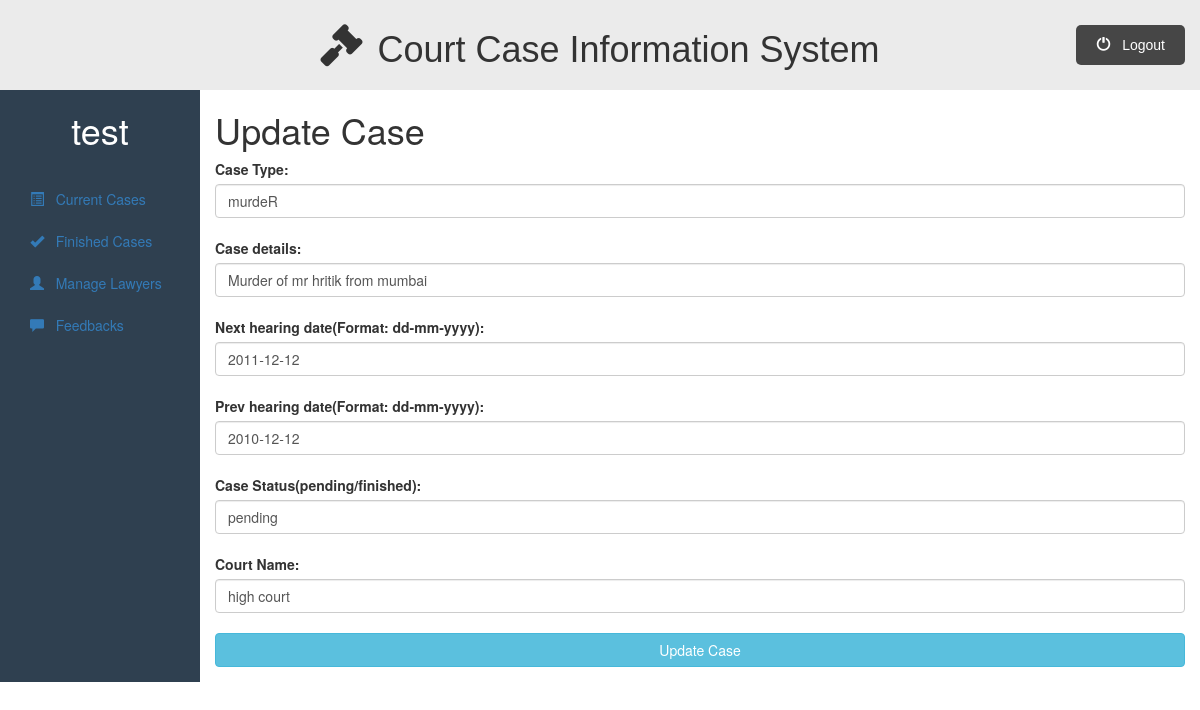
Page /admin_dashboard.php?q=updatecase&id=2 (signed in) on the earlier database version.
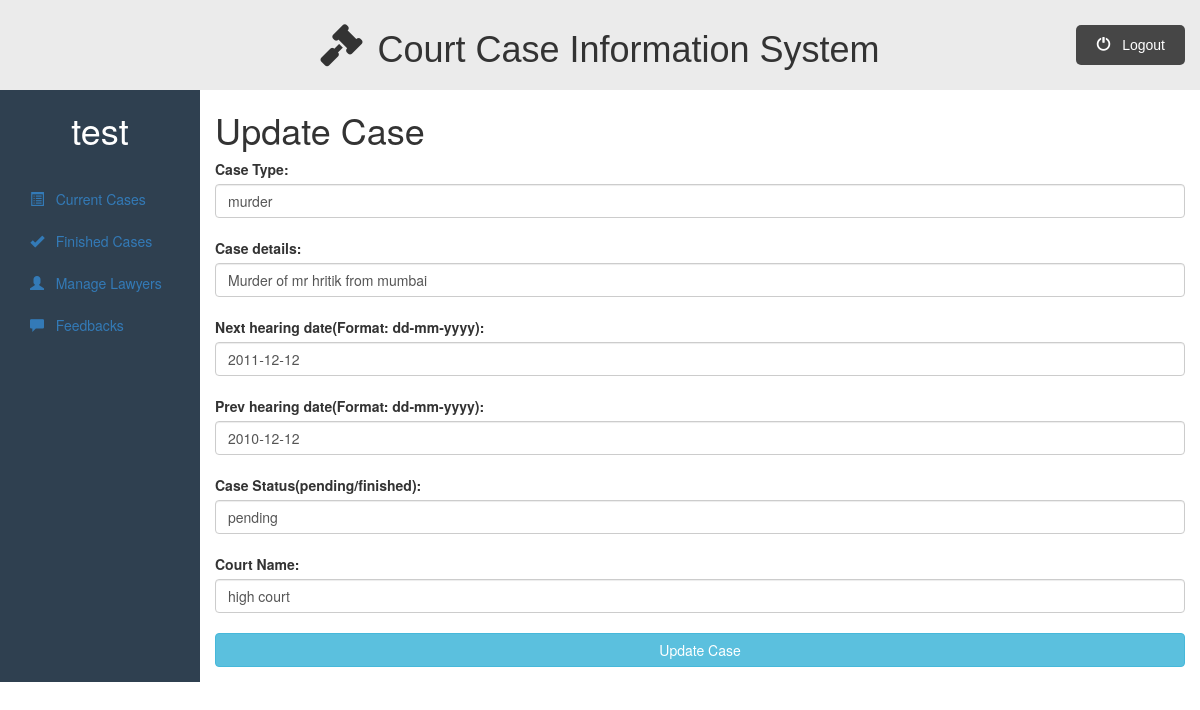
Same page on the later database version.
### tables this page shows
CREATE TABLE `cases` (
  `case_id` int(11) NOT NULL,
  `case_type` varchar(50) NOT NULL,
  `case_details` varchar(200) NOT NULL,
  `next_hearing_date` date DEFAULT NULL,
  `prev_hearing_date` date DEFAULT NULL,
  `case_status` varchar(50) NOT NULL,
  `court_name` varchar(50) DEFAULT NULL,
  `lawyer_id_assigned` int(11) NOT NULL,
  `lawyer_status` varchar(20) DEFAULT 'not yet accepted',
  `clientforcase_id` int(11) NOT NULL
);

### admin/updatecase.php (the view, shortened to what this page needs)
<div class="container-fluid">
    <div class="row">
        <div class="col-sm-2">
            <h1>
                <?php echo $_SESSION["admin_name"]; ?>
            </h1>
            <br>
            <ul id="side_menu" class="nav nav-pills nav-stacked">
                <li class="">
                    <a href="admin_dashboard.php">
                        <span class="glyphicon glyphicon-list-alt"></span>
                        &nbsp; Current Cases
                     </a>
                </li>
                <li class="">
                    <a href="admin_dashboard.php?q=finishedcases">
                        <span class="glyphicon glyphicon-ok"></span>
                        &nbsp; Finished Cases
                    </a>
                </li>
                <li class="">
                    <a href="admin_dashboard.php?q=managelawyers">
                        <span class="glyphicon glyphicon-user"></span>
                        &nbsp; Manage Lawyers
                    </a>
                </li>
                <li class="">
                    <a href="admin_dashboard.php?q=feedbacks">
                        <span class="glyphicon glyphicon-comment"></span>
                        &nbsp; Feedbacks
                    </a>
                </li>
            </ul>
       </div>
       <?php if(isset($_GET['id'])){ ?>
           <?php
                require_once("includes/db.php");
                if ($con) {
                    $stmt = $con->prepare("
                    SELECT case_type, case_details, next_hearing_date, prev_hearing_date,
                    case_status, court_name
                    FROM cases WHERE case_id=?");
                    $stmt->bind_param('i', $_GET['id']);
                    $stmt->execute();
                    $stmt->store_result();
                    $stmt->bind_result($case_type, $case_details, $next_hearing_date,
                    $prev_hearing_date, $case_status, $court_name);
                    while ($stmt->fetch()) {
                        $c_type = $case_type;
                        $c_details = $case_details;
                        $next_hearing = $next_hearing_date;
                        $prev_hearing = $prev_hearing_date;
                        $c_status = $case_status;
                        $c_name = $court_name;
                    }
                }
            ?>
           <div class="col-sm-10">
                <h1>Update Case</h1>
                <form action="admin_dashboard.php?q=updatecase&id=<?php echo $_GET['id']; ?>" method="post">
                    <fieldset>
                    <div class="form-group">
                        <label for="case-type"> Case Type: </label>
                        <input class="form-control" type="text" name="case-type"
                        value="<?php echo $c_type; ?>" placeholder="case-type" required><br>
                        <label for="case-details"> Case details: </label>
                        <input class="form-control" type="text" name="case-details"
                        value="<?php echo $c_details; ?>" placeholder="case-details" required><br>
                        <label for="next-hearing-date"> Next hearing date(Format: dd-mm-yyyy): </label>
                        <input class="form-control" type="text" name="next-hearing-date"
                        value="<?php echo $next_hearing; ?>" placeholder="next-hearing-date"><br>
                        <label for="prev-hearing-date"> Prev hearing date(Format: dd-mm-yyyy): </label>
                        <input class="form-control" type="text" name="prev-hearing-date"
                        value="<?php echo $prev_hearing; ?>" placeholder="prev-hearing-date" required><br>
                        <label for="case-status"> Case Status(pending/finished): </label>
                        <input class="form-control" type="text" name="case-status"
                        value="<?php echo $c_status; ?>" placeholder="case-status" required><br>
                        <label for="court-name"> Court Name: </label>
                        <input class="form-control" type="text" name="court-name"
                        value="<?php echo $c_name; ?>" placeholder="court-name" required><br>
                        <input class="btn btn-info btn-block" type="submit" name="update-case" value="Update Case">
                    </div>
                </form>
           </div>
        <?php } ?>
   </div>
</div>

Differences in the rows shown:
changed cases "Murder of mr hritik from mumbai": case-type "murdeR" → "murder"
